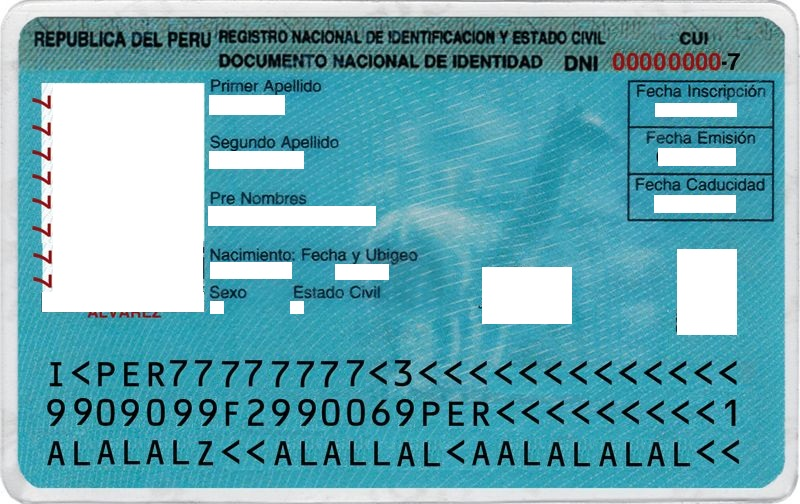
#> input picture plantilla_referencia.jpg, 800 x 504 px
$ python -i modelo_imagenes.py   (imports and definitions only)
#> lines starting #> are read from the running program, lines starting #| are printed output that depends on the picture; after the words box and inside, x2 and y2 are one past the last pixel; in counts of white or black regions, pixels touching at a corner belong together
import os
from pathlib import Path
import cv2
import numpy as np
import pytesseract
from PIL import Image
from dotenv import load_dotenv

# 1. Cargar las variables de entorno locales (el archivo .env)
# [1 line not run here, left out]

# 2. Configurar Tesseract de forma dinámica
tesseract_path = os.getenv("TESSERACT_PATH")
if tesseract_path:
    pytesseract.pytesseract.tesseract_cmd = tesseract_path

# [NUEVO] Función de Machine Learning (Feature Matching) con ORB
def comparar_con_referencia(img_cv, ruta_plantilla="plantilla_referencia.jpg"):
    """
    Compara la imagen subida contra una plantilla oficial usando OpenCV ORB.
    Devuelve True si encuentra suficientes puntos en común.
    """
    # Intentamos cargar la plantilla maestra del servidor
    plantilla = cv2.imread(ruta_plantilla)
    if plantilla is None:
        return False, 0 # Si no existe el archivo de plantilla, omitimos este paso

    # Convertimos ambas imágenes a escala de grises para el análisis matemático
    img1 = cv2.cvtColor(img_cv, cv2.COLOR_BGR2GRAY)
    img2 = cv2.cvtColor(plantilla, cv2.COLOR_BGR2GRAY)

    # Inicializamos el algoritmo ORB (buscaremos hasta 500 puntos clave)
    orb = cv2.ORB_create(nfeatures=500)

    # Extraemos los puntos clave (keypoints) y descriptores de ambas imágenes
    kp1, des1 = orb.detectAndCompute(img1, None)
    kp2, des2 = orb.detectAndCompute(img2, None)

    # Si alguna imagen es completamente plana y no tiene descriptores, fallamos
    if des1 is None or des2 is None:
        return False, 0

    # Inicializamos el comparador de Fuerza Bruta (Brute Force Matcher)
    bf = cv2.BFMatcher(cv2.NORM_HAMMING, crossCheck=True)

    # Cruzamos los descriptores para encontrar coincidencias exactas
    coincidencias = bf.match(des1, des2)

    # Si la IA encuentra más de 30 puntos estructurales idénticos, confirmamos que es el mismo tipo de documento
    puntos_encontrados = len(coincidencias)
    if puntos_encontrados > 30:
        return True, puntos_encontrados

    return False, puntos_encontrados

def analizar_documento(ruta_imagen):
    """
    Analiza las dimensiones, compara con plantillas ORB y extrae texto con OCR.
    """
#> called with ruta_imagen = 'plantilla_referencia.jpg'
    try:
        # 1. Carga de imagen con OpenCV
        img_cv = cv2.imread(ruta_imagen)
#> img_cv is the input picture: shape (504, 800, 3); mean B, G, R 179.9, 168.7, 106.3
        if img_cv is None:
            return {"valido": False, "tipo": "Error", "mensaje": "No se pudo leer la imagen."}

        alto, ancho = img_cv.shape[:2]
#> alto = 504; ancho = 800

        # 2. Validación estructural geométrica
        proporcion = max(alto, ancho) / min(alto, ancho)
#> proporcion = 1.59
        if proporcion < 1.15:
            return {
                "valido": False,
                "tipo": "Rechazado",
                "mensaje": "⚠️ La estructura de la imagen no coincide con un documento válido (DNI o Voucher)."
            }

        # 3. [NUEVO] Comparación estricta contra la plantilla maestra usando ORB
        es_identico, nivel_similitud = comparar_con_referencia(img_cv, "plantilla_referencia.jpg")
#> in comparar_con_referencia, `img1 = cv2.cvtColor(img_cv, cv2.COLOR_BGR2GRAY)`:
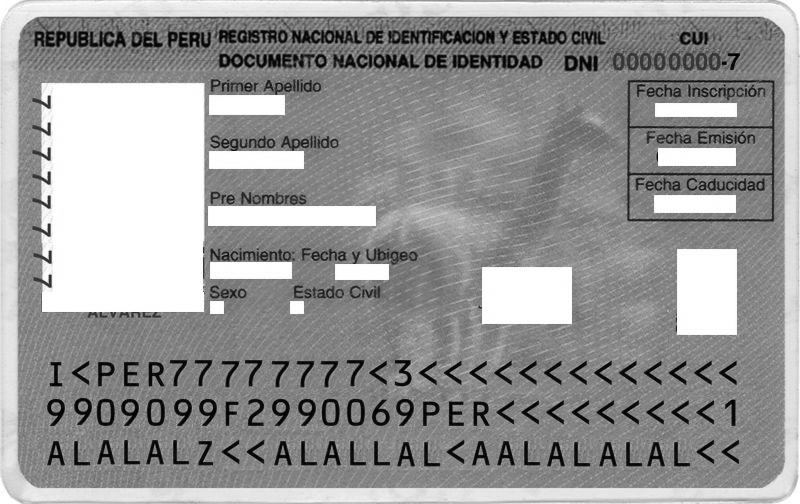
#> img1: shape (504, 800); min 0, max 255, mean 151.3
#> in comparar_con_referencia, `kp1, des1 = orb.detectAndCompute(img1, None)`: kp1 = 500 keypoints; strongest (x, y, size): (46, 154, 37.2), (46, 202, 37.2), (46, 178, 37.2), (46, 128, 37.2)
#> in comparar_con_referencia, `kp2, des2 = orb.detectAndCompute(img2, None)`: kp2 has the same summary as kp1
#> in comparar_con_referencia, `coincidencias = bf.match(des1, des2)`: coincidencias = 500 matches
#> in comparar_con_referencia, `puntos_encontrados = len(coincidencias)`: puntos_encontrados = 500
#> es_identico = True; nivel_similitud = 500

        # 4. Preprocesamiento para OCR
        gris = cv2.cvtColor(img_cv, cv2.COLOR_BGR2GRAY)
        _, imagen_procesada = cv2.threshold(gris, 0, 255, cv2.THRESH_BINARY + cv2.THRESH_OTSU)
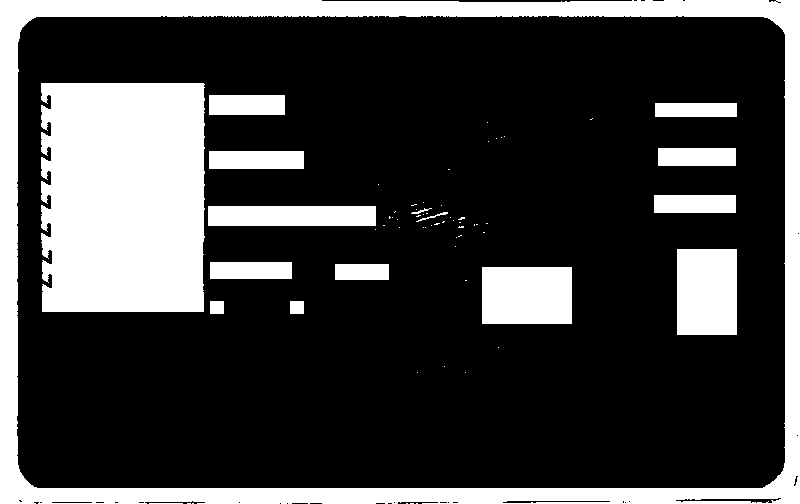
#> imagen_procesada: shape (504, 800); 25.2% white; 66 white regions (49 under 20 px), largest, box (x1, y1, x2, y2) and area: (0, 0, 800, 504) 41268, (41, 83, 205, 312) 36594, (677, 249, 737, 335) 5160
        img_pil = Image.fromarray(imagen_procesada)
#> (the run stopped early here; a loop or call above may not have finished)

$ run again, on prueba.jpg
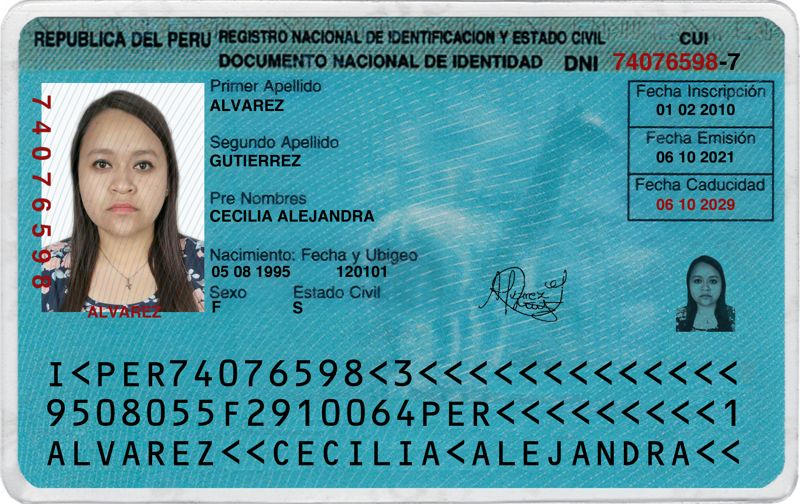
#> input picture prueba.jpg, 800 x 504 px
#> in analizar_documento, img_cv is the input picture: shape (504, 800, 3); mean B, G, R 162.8, 151.4, 85.9
#> es_identico = False; nivel_similitud = 0
#> in analizar_documento, `gris = cv2.cvtColor(img_cv, cv2.COLOR_BGR2GRAY)`:
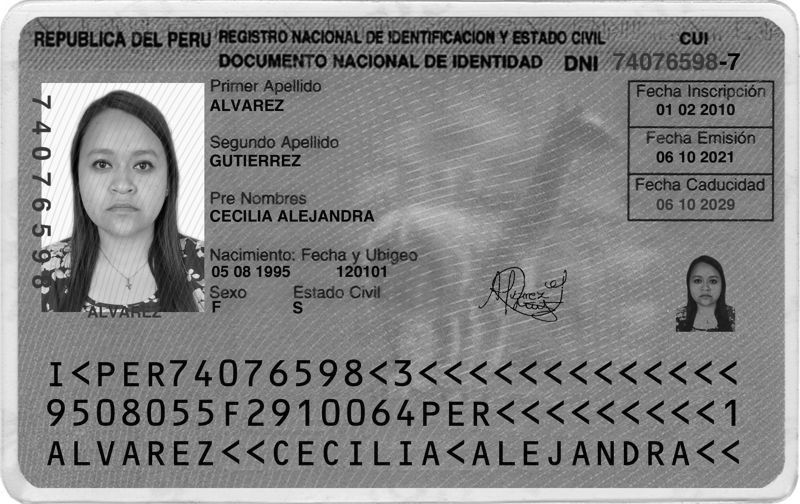
#> gris: shape (504, 800); min 0, max 255, mean 133.1
#> in analizar_documento, `_, imagen_procesada = cv2.threshold(gris, 0, 255, cv2.THRESH_BINARY + ..`:
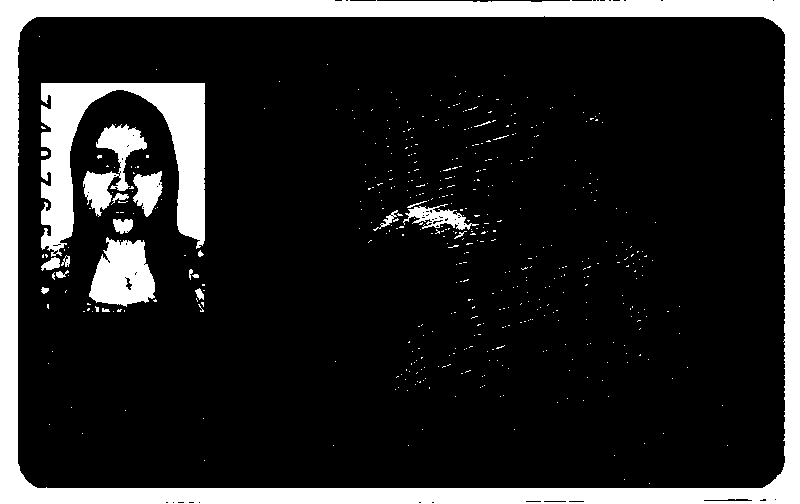
#> imagen_procesada: shape (504, 800); 15.6% white; 484 white regions (461 under 20 px), largest, box (x1, y1, x2, y2) and area: (0, 0, 800, 504) 42441, (41, 83, 205, 257) 11311, (89, 237, 155, 307) 3202
